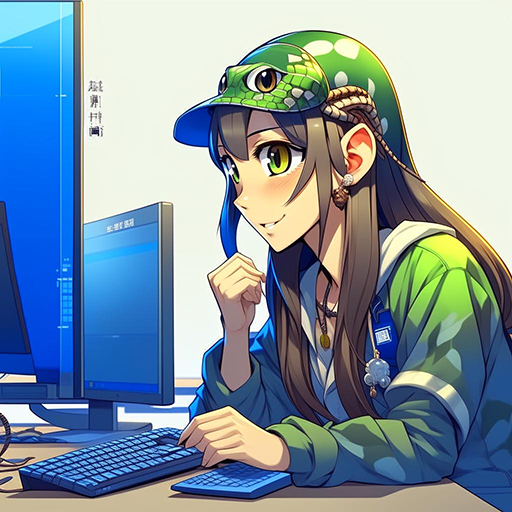
#> input picture 1_1 Neyro and Install/py.png, 512 x 512 px
$ python Task1_0_OpenCV.py
#> lines starting #> are read from the running program, lines starting #| are printed output that depends on the picture
# pip install opencv-python
# Одна из целей OpenCV – предоставить простую для использования инфраструктуру
# компьютерного зрения,
# которая позволила бы быстро создавать относительно сложные приложения.
# Библиотека OpenCV насчитывает
# свыше 500 функций, охватывающих многие области компьютерного зрения,
# в т. ч. контроль качества продукции,
# медицинские изображения, безопасность, пользовательские интерфейсы,
# калибровку камеры, стереозрение и робототехнику.

# Компьютерным зрением называется преобразование данных, полученных от фото
# или видеокамеры,
# результатом которого является некоторое решение или новое представление.
# Преобразование производится ради достижения определенной цели.


import cv2


img = cv2.imread("py.png")
#> img is the input picture: shape (512, 512, 3); mean B, G, R 163.3, 148.9, 127.5
gray = cv2.cvtColor(img, cv2.COLOR_BGRA2GRAY)
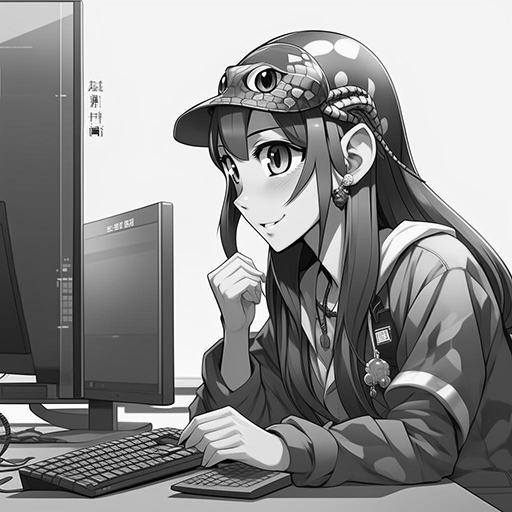
#> gray: shape (512, 512); min 0, max 255, mean 144.2

edges = cv2.Canny(gray, 50, 150)  # Пороговые значения
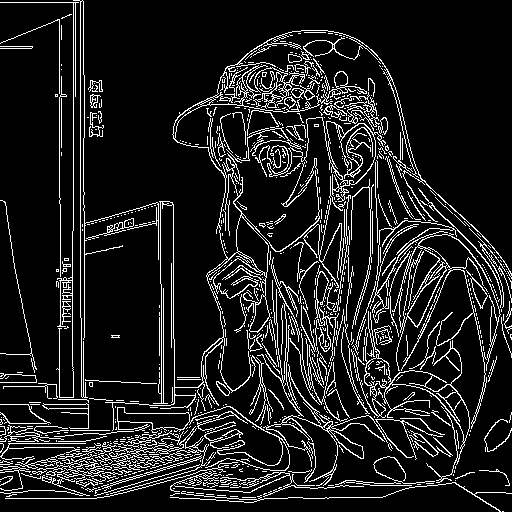
#> edges: shape (512, 512); 11.9% white in thin lines or dots


cv2.imshow("Original", img)
cv2.imshow("Gray", gray)
# Обнаружение краёв
cv2.imshow("Edges", edges)
cv2.waitKey(10000)
cv2.destroyAllWindows()
